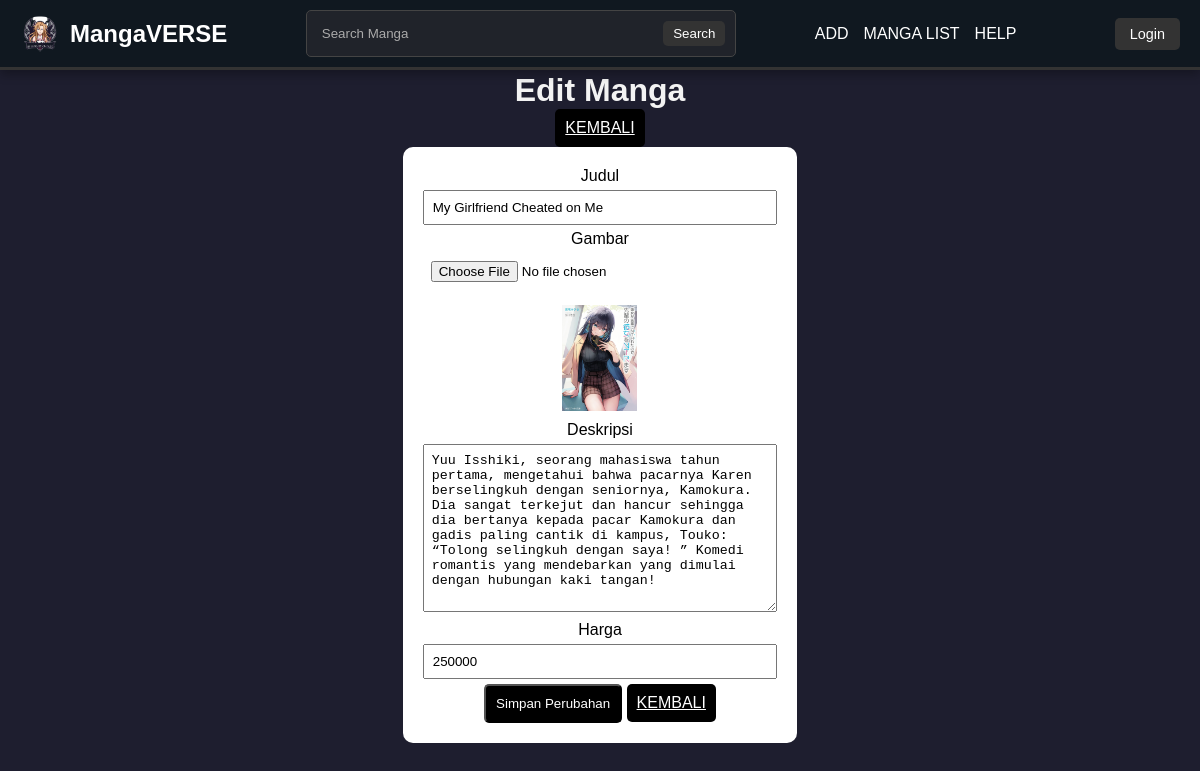
The page /admin/editmanga.php?id=2 on the database its author committed.
### tables this page shows
CREATE TABLE `manga` (
  `id` int(11) NOT NULL,
  `title` varchar(255) DEFAULT NULL,
  `image` varchar(255) DEFAULT NULL,
  `price` int(11) DEFAULT NULL,
  `description` text DEFAULT NULL
);

### admin/editManga.php (the view, shortened to what this page needs)
<?php
include '../koneksi/config.php';
if (isset($_GET['id'])) {
    $id = $_GET['id'];
    $stmt = $conn->prepare("SELECT * FROM manga WHERE id = ?");
    $stmt->bind_param("i", $id);
    $stmt->execute();
    $result = $stmt->get_result();
    $manga = $result->fetch_assoc();
}
?>
<!DOCTYPE html>
<html lang="id">
<head>
</head>
<header>
        <div class="logo">
            <img src="../images/logo.png" alt="Logo">
            <h1>MangaVERSE</h1>
        </div>
        <div class="search-bar">
            <input type="text" placeholder="Search Manga">
            <button>Search</button>
        </div>
        <nav>
                <a href="add_manga.php">ADD</a>
                <a href="viewmanga.php">MANGA LIST</a>
                <a href="viewhelp.php">HELP</a>
        </nav>
        <div class="auth-buttons">
            <a href="./login.php">Login</a>
        </div>
    </header>
    <br>
    <br>
    <br>
    <br>
<body>
    <div style="text-align: center;">
    <h1>Edit Manga</h1>
    <a href="viewManga.php" style="background: black; padding: 10px; display: inline-block; color: white; border-radius: 5px;">KEMBALI</a>
    </div>
    <div style="text-align: center;">
<form method="post" enctype="multipart/form-data">
    <label>Judul</label>
    <input type="text" name="title" value="<?php echo $manga['title']; ?>" required>
    <label>Gambar</label>
    <input type="file" name="image">
    <img src="../<?php echo $manga['image']; ?>" width="75" style="display:block;margin:10px auto;">
    <label>Deskripsi</label>
    <textarea name="description" rows="10" required><?php echo $manga['description']; ?></textarea>
    <label>Harga</label>
    <input type="number" name="price" value="<?php echo $manga['price']; ?>" required>
    <button type="submit" style="background: black; padding: 10px; display: inline-block; color: white; border-radius: 5px;">Simpan Perubahan</button>
    <a href="viewManga.php" style="background: black; padding: 10px; display: inline-block; color: white; border-radius: 5px;">KEMBALI</a>
</form>
    </div>
</body>
</html>

### admin/editManga.php (style rules this page uses)
* { margin: 0; padding: 0; box-sizing: border-box; }
body { font-family: 'Arial', sans-serif; background-color: #1e1e2f; color: #f3f3f3; display: flex; flex-direction: column; align-items: center; }
header { position: fixed; top: 0; left: 0; width: 100%; background-color: #101820; padding: 0; display: flex; justify-content: space-between; align-items: center; box-shadow: 0 4px 10px rgba(0, 0, 0, 0.3); border-bottom: 3px solid #333333; z-index: 1000; height: 70px; }
.logo { display: flex; align-items: center; gap: 10px; padding: 10px 20px; }
.logo img { height: 40px; width: 40px; border-radius: 50%; }
.logo h1 { font-size: 1.5rem; color: #ffffff; }
.search-bar { display: flex; align-items: center; background-color: #20232a; border: 1px solid #444; border-radius: 5px; padding: 5px 10px; flex: 0.7; }
.search-bar input { background: none; border: none; outline: none; color: #ffffff; padding: 5px; width: 100%; }
.search-bar input::placeholder { color: #aaaaaa; }
.search-bar button { background-color: #333333; border: none; border-radius: 5px; color: #ffffff; padding: 5px 10px; cursor: pointer; transition: background-color 0.3s; }
nav { display: flex; align-items: center; gap: 15px; padding: 10px 20px; }
nav a { color: #ffffff; text-decoration: none; font-size: 1rem; transition: color 0.3s; }
.auth-buttons { display: flex; gap: 10px; padding: 10px 20px; }
.auth-buttons a { background-color: #333333; color: #ffffff; text-decoration: none; padding: 8px 15px; border-radius: 5px; font-size: 0.9rem; transition: background-color 0.3s; }
form { width: 50%; margin: auto; background: white; padding: 20px; border-radius: 10px; color: black; }
input, textarea { width: 100%; padding: 8px; margin: 5px 0; }

### rows shown on the page
manga: title "My Girlfriend Cheated on Me", image (picture), description "Yuu Isshiki, seorang mahasiswa tahun pertama, mengetahui bahwa pacarnya Karen berselingkuh dengan seniornya, Kamokura. Dia sangat terkejut dan hancur sehingga dia bertanya kepada pacar Kamokura dan gadis paling cantik di kampus, Touko: “Tolong selingkuh dengan saya! ” Komedi romantis yang mendebarkan yang dimulai dengan hubungan kaki tangan!", price "250000"
